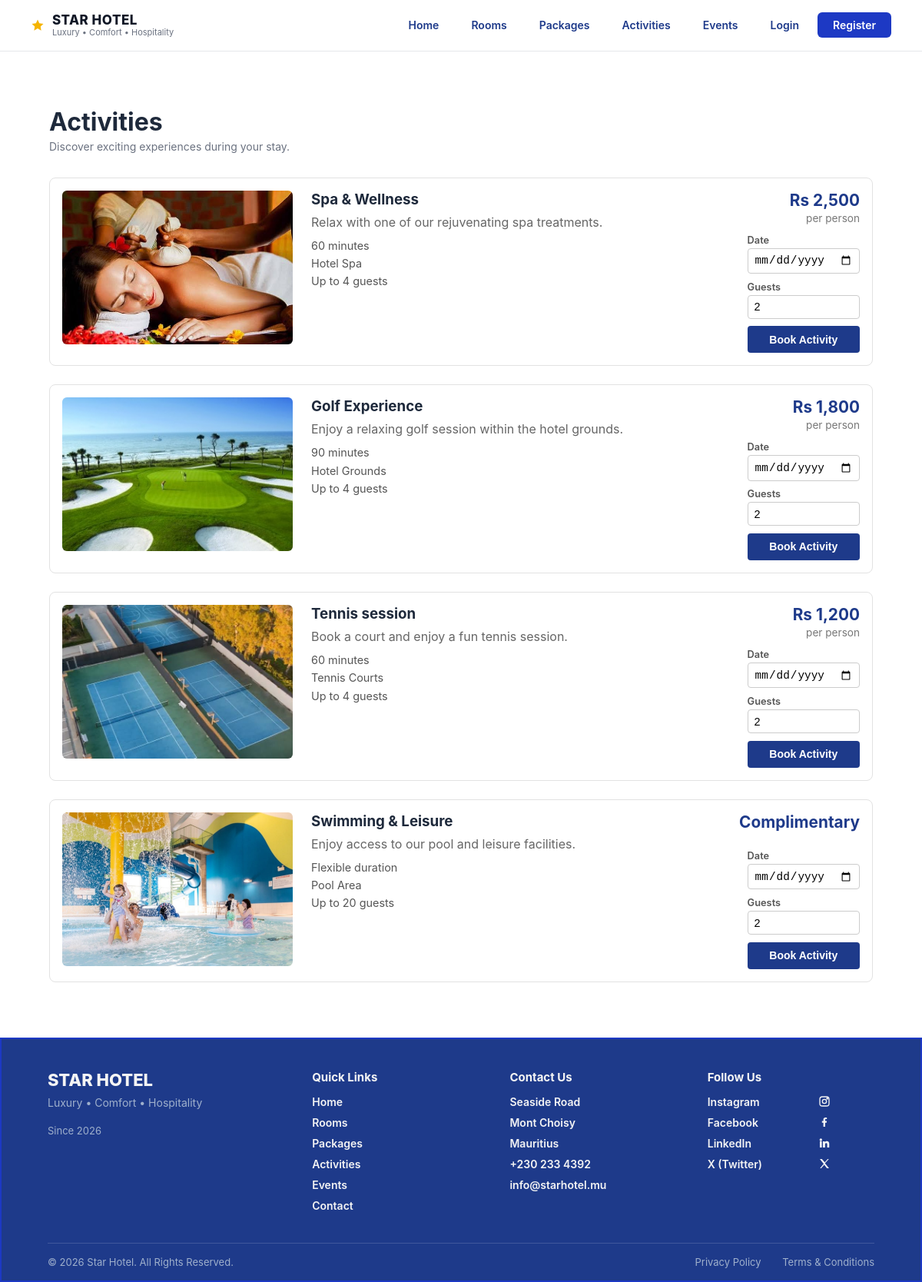
The page /activities/ on the database its author committed.
### StarHotel/hotel/models.py (models this page shows, shortened)
class Activity(models.Model):
    act_id = models.AutoField(primary_key=True)
    act_name = models.CharField(max_length=100)
    act_date = models.DateField(null=True, blank=True)
    location = models.CharField(max_length=150)
    capacity = models.PositiveIntegerField()
    duration = models.PositiveIntegerField(help_text="Duration in minutes")
    price_per_person = models.DecimalField(max_digits=10, decimal_places=2)

### StarHotel/hotel/views.py (the view)
# urls.py: path("activities/", views.activities, name="activities"),
def activities(request):
    cards = [
        {
            'id': a.act_id,
            'name': a.act_name,
            'description': ACTIVITY_DESCRIPTIONS.get(a.act_name, ""),
            'image_path': ACTIVITY_IMAGES.get(a.act_name, ACTIVITY_FALLBACK),
            'duration': a.duration,
            'location': a.location,
            'capacity': a.capacity,
            'price': a.price_per_person,
        }
        for a in Activity.objects.order_by("act_id")
    ]
    return render(request, "hotel/activities.html", {"activities": cards})

### StarHotel/hotel/templates/hotel/activities.html (shortened to what this page needs)
{% extends "base.html" %}
{% load static %}
{% block content %}
<div class="activities-page">
    <div class="activities-heading">
        <h1>Activities</h1>
        <p class="section-subtitle">Discover exciting experiences during your stay.</p>
    </div>
    <div class="activity-list">
        {% for activity in activities %}
        <div class="activity-card" id="activity-{{ activity.id }}">
            <div class="activity-card-image">
                <img src="{% static activity.image_path %}" alt="{{ activity.name }}">
            </div>
            <div class="activity-card-info">
                <h3 class="activity-card-name">{{ activity.name }}</h3>
                <p class="activity-card-description">{{ activity.description }}</p>
                <ul class="activity-card-details">
                    <li>
                        {% if activity.duration %}{{ activity.duration }} minutes{% else %}Flexible duration{% endif %}
                    </li>
                    <li>{{ activity.location }}</li>
                    <li>Up to {{ activity.capacity }} guests</li>
                </ul>
            </div>
            <div class="activity-card-action">
                <p class="activity-card-price">
                    {% if activity.price == 0 %}
                    <span class="price-amount">Complimentary</span>
                    {% else %}
                    <span class="price-amount">Rs {{ activity.price|floatformat:"0g" }}</span>
                    <span class="price-period">per person</span>
                    {% endif %}
                </p>
                    <form method="post" action="{% url 'booking' %}" class="card-book-form">
                    <label>Date
                        <input type="date" name="checkin" required>
                    </label>
                    <label>Guests
                        <input type="number" name="guests" min="1" max="{{ activity.capacity }}" value="2" required>
                    </label>
                    <button type="submit" class="btn-navy">Book Activity</button>
                </form>
            </div>
        </div>
        {% endfor %}
    </div>
</div>
{% endblock %}

### StarHotel/hotel/static/css/style.css (style rules this page uses)
body { margin:0; font-family:Arial, Helvetica, sans-serif; background:#F6F8FA; }
:root { --navy: #1E3A8A; --navy-light: #1d2f52; --accent-red: #d62828; --text-light: #f4f4f4; --text-muted: #9fb0cc; --divider: rgba(255,255,255,0.15); }
* { box-sizing: border-box; margin: 0; padding: 0; }
body { background-color: #ffffff; color: var(--text-dark); font-family: -apple-system, BlinkMacSystemFont, "Segoe UI", Roboto, sans-serif; }
.btn-outline-navy, .btn-navy { padding: 8px 20px; border-radius: 6px; font-weight: 700; font-size: 14px; cursor: pointer; }
.btn-navy { background: var(--navy); color: white; border: 1.5px solid var(--navy); }
:root { --primary-blue: #1d39c4; --primary-hover: #10239e; --dark-navy: #091a30; --text-dark: #1e293b; --bg-light: #f8fafc; --border-color: #e2e8f0; --radius-md: 12px; }
.price-amount { display: block; font-size: 1.3rem; font-weight: 700; color: var(--navy); }
.price-period { font-size: 0.85rem; color: #777; }
.section-subtitle { color: #6b7280; font-size: 14px; margin-top: 8px; margin-bottom: 8px; }
:root { --auth-navy: #1e3a8a; --auth-navy-dark: #172e6e; --auth-teal: #3b9090; --auth-line: #6b7280; --auth-link: #2563a8; }
.activities-page { max-width: 1200px; margin: 0 auto; padding: 2rem 1.5rem; }
.activities-heading h1 { margin: 0 0 0.25rem 0; }
.activities-heading .section-subtitle { margin: 0 0 2rem 0; }
.activity-list { display: flex; flex-direction: column; gap: 1.5rem; }
.activity-card { display: flex; gap: 1.5rem; background: #fff; border: 1px solid #e2e2e2; border-radius: 8px; padding: 1rem; }
.activity-card-image { width: 300px; flex-shrink: 0; }
.activity-card-image img { width: 100%; height: 200px; object-fit: cover; border-radius: 6px; }
.activity-card-info { flex: 1; }
.activity-card-name { margin: 0 0 0.5rem 0; }
.activity-card-description { color: #666; margin: 0 0 0.75rem 0; }
.activity-card-action { display: flex; flex-direction: column; align-items: flex-end; justify-content: space-between; text-align: right; }
.activity-card-details { list-style: none; padding: 0; margin: 0; }
.activity-card-details li { margin-bottom: 0.4rem; font-size: 0.9rem; color: #555; }
.card-book-form { display: flex; flex-direction: column; align-items: flex-end; gap: 0.6rem; margin-top: 0.75rem; }
.card-book-form label { display: flex; flex-direction: column; align-items: flex-start; font-size: 0.8rem; font-weight: 600; color: #555; width: 100%; }
.card-book-form input, .card-book-form select { margin-top: 0.2rem; padding: 0.4rem 0.5rem; border: 1px solid #ccc; border-radius: 4px; font-size: 0.9rem; width: 100%; }
.card-book-form .btn-navy { width: 100%; padding: 0.6rem 1rem; border: none; border-radius: 4px; cursor: pointer; font-weight: 600; }

### rows shown on the page
Activity: name "Spa & Wellness", location "Hotel Spa", price "2,500"
Activity: name "Golf Experience", location "Hotel Grounds", price "1,800"
Activity: name "Tennis session", location "Tennis Courts", price "1,200"
Activity: name "Swimming & Leisure", location "Pool Area"

### other values the page prints
{{ activity.description }} "Relax with one of our rejuvenating spa treatments." "Enjoy a relaxing golf session within the hotel grounds." "Book a court and enjoy a fun tennis session." "Enjoy access to our pool and leisure facilities."
{{ activity.duration }} "60" "90" "60"
{{ activity.capacity }} "4" "4" "4" "20"
